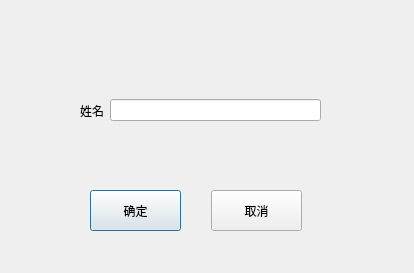
<?xml version="1.0" encoding="UTF-8"?>
<ui version="4.0">
 <class>demo_del</class>
 <widget class="QDialog" name="demo_del">
  <property name="geometry">
   <rect>
    <x>0</x>
    <y>0</y>
    <width>414</width>
    <height>273</height>
   </rect>
  </property>
  <property name="windowTitle">
   <string>Dialog</string>
  </property>
  <widget class="QPushButton" name="pushButton">
   <property name="geometry">
    <rect>
     <x>211</x>
     <y>190</y>
     <width>91</width>
     <height>41</height>
    </rect>
   </property>
   <property name="text">
    <string>取消</string>
   </property>
   <property name="autoDefault">
    <bool>false</bool>
   </property>
   <property name="default">
    <bool>false</bool>
   </property>
  </widget>
  <widget class="QPushButton" name="ok">
   <property name="geometry">
    <rect>
     <x>90</x>
     <y>190</y>
     <width>91</width>
     <height>41</height>
    </rect>
   </property>
   <property name="text">
    <string>确定</string>
   </property>
   <property name="autoDefault">
    <bool>false</bool>
   </property>
   <property name="default">
    <bool>true</bool>
   </property>
   <property name="flat">
    <bool>false</bool>
   </property>
  </widget>
  <widget class="QWidget" name="layoutWidget">
   <property name="geometry">
    <rect>
     <x>80</x>
     <y>60</y>
     <width>241</width>
     <height>101</height>
    </rect>
   </property>
   <layout class="QHBoxLayout" name="horizontalLayout">
    <item>
     <widget class="QLabel" name="label">
      <property name="text">
       <string>姓名</string>
      </property>
     </widget>
    </item>
    <item>
     <widget class="QLineEdit" name="lineEdit"/>
    </item>
   </layout>
  </widget>
 </widget>
 <resources/>
 <connections/>
</ui>
